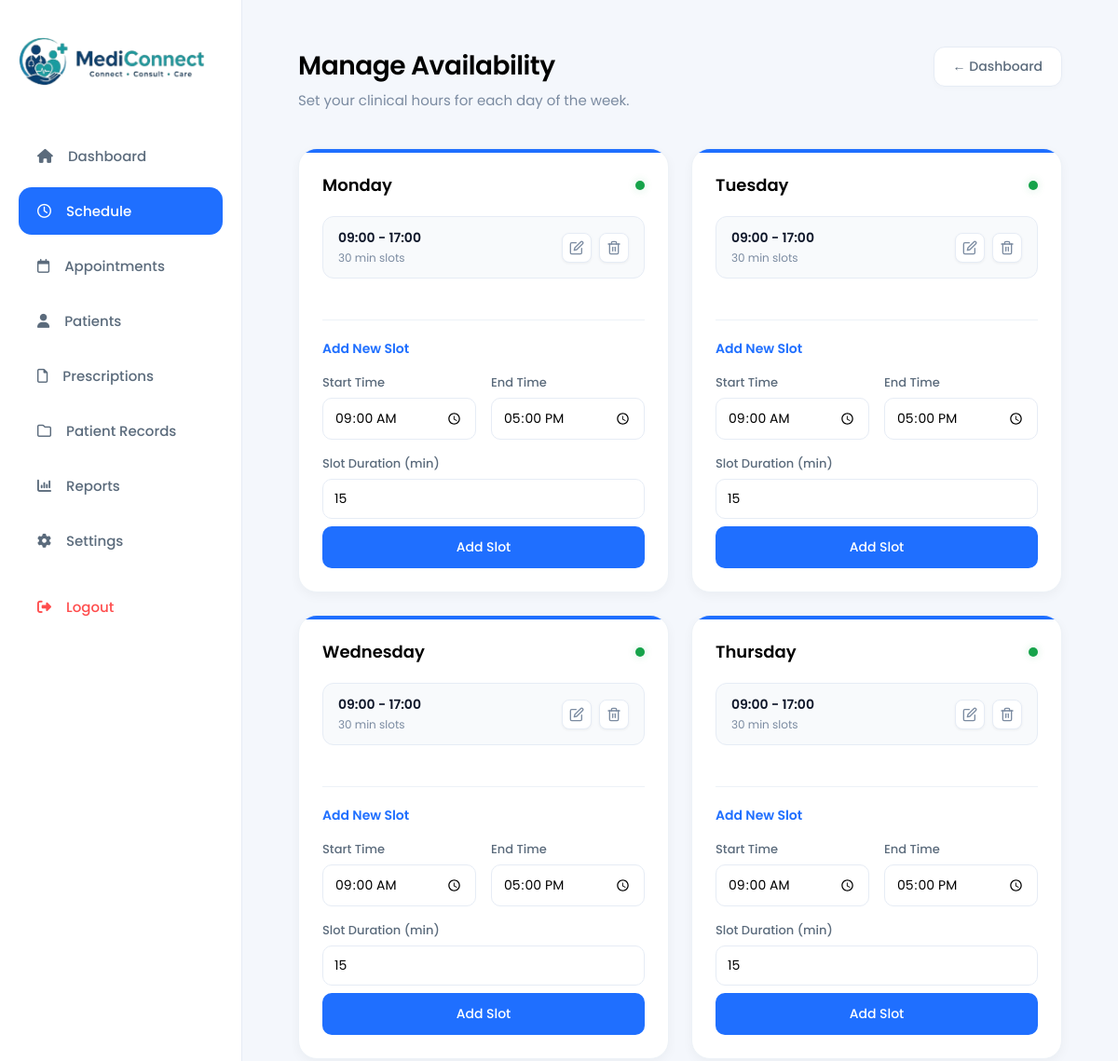
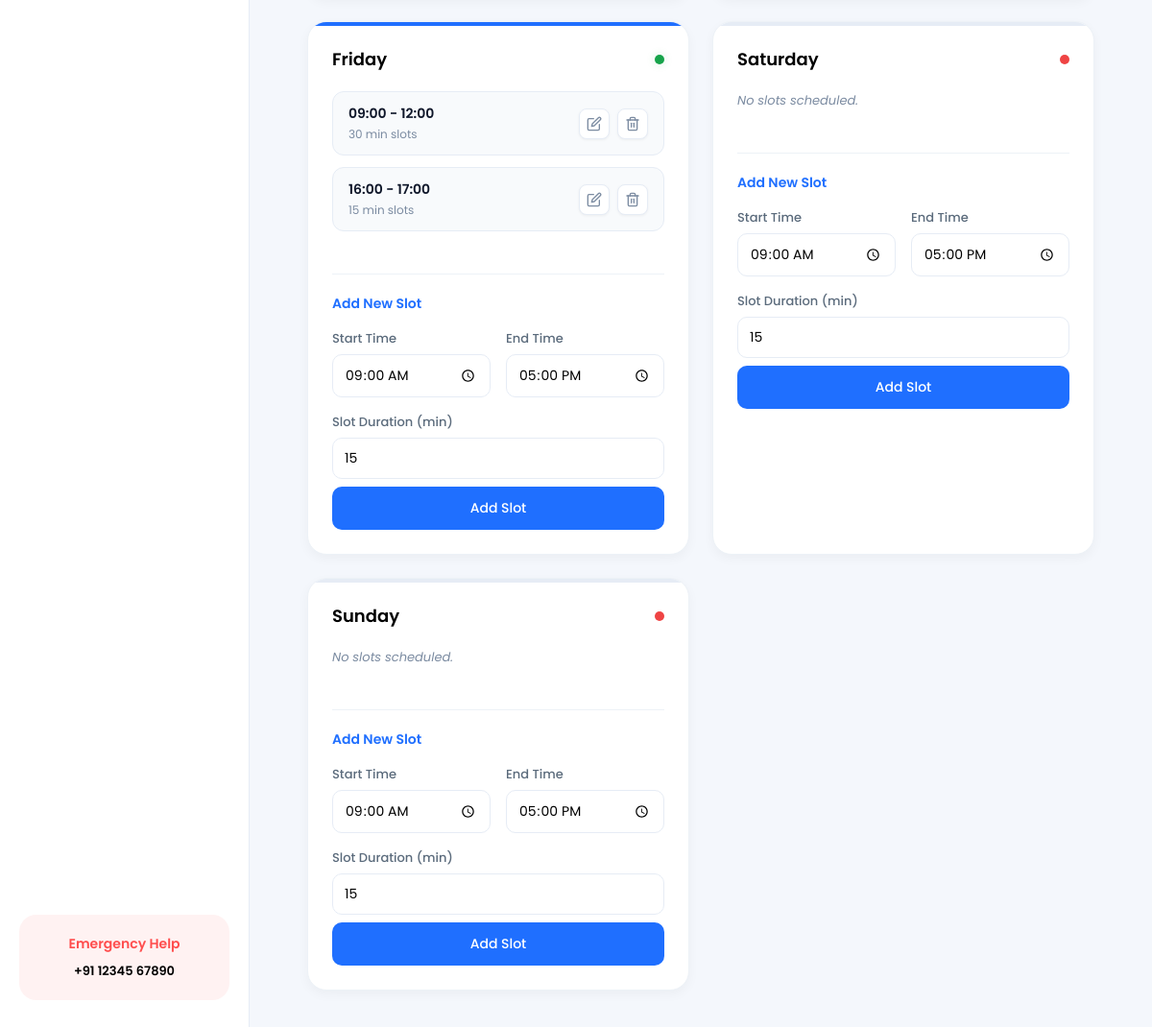
The app's page /accounts/doctor/availability/ (signed in) with its own data (2 pictures, top to bottom).
### accounts/models.py (models this page shows, shortened)
class DoctorAvailability(models.Model):
    WEEKDAYS = (
        (0, 'Monday'),
        (1, 'Tuesday'),
        (2, 'Wednesday'),
        (3, 'Thursday'),
        (4, 'Friday'),
        (5, 'Saturday'),
        (6, 'Sunday'),
    )
    doctor = models.ForeignKey(
        DoctorProfile,
        on_delete=models.CASCADE
    )
    weekday = models.IntegerField(choices=WEEKDAYS)
    start_time = models.TimeField()
    end_time = models.TimeField()
    slot_duration = models.IntegerField(
        default=15,
        help_text="Duration in minutes"
    )
    is_active = models.BooleanField(default=True)
    class Meta:
        constraints = [
            models.CheckConstraint(
                check=models.Q(
                    end_time__gt=models.F('start_time')
                ),
                name='availability_end_after_start'
            )
        ]

### accounts/views.py (the view, shortened to what this page needs)
# urls.py: path('doctor/availability/', views.manage_availability, name='manage_availability'),
@login_required
def manage_availability(request):
    if request.user.role != 'DOCTOR':
        messages.error(request, 'Access denied')
        return redirect('home')
    doctor = DoctorProfile.objects.get(user=request.user)
    availabilities = DoctorAvailability.objects.filter(doctor=doctor).order_by('weekday', 'start_time')
    avail_dict = {i: [] for i, _ in DoctorAvailability.WEEKDAYS}
    for a in availabilities:
        avail_dict[a.weekday].append(a)
    days_data = []
    for i, name in DoctorAvailability.WEEKDAYS:
        days_data.append({
            'id': i,
            'name': name,
            'slots': avail_dict.get(i, []),
            'has_data': len(avail_dict.get(i, [])) > 0
        })
    return render(request, 'accounts/manage_availability.html', {
        'doctor': doctor,
        'days_data': days_data
    })

### templates/accounts/manage_availability.html (shortened to what this page needs)
{% extends 'accounts/doctor_dashboard.html' %}
{% block doctor_main %}
<div class="schedule-container">
    <div class="schedule-header-section">
        <div class="schedule-header-text">
            <h1>Manage Availability</h1>
            <p>Set your clinical hours for each day of the week.</p>
        </div>
        <a href="{% url 'doctor_dashboard' %}" class="schedule-back-btn">← Dashboard</a>
    </div>
    <div class="schedule-calendar-grid">
        {% for day in days_data %}
        <div class="schedule-day-card {% if day.has_data %}has-data{% endif %}" id="day-card-{{ day.id }}">
            <div class="schedule-day-title">
                <h2>{{ day.name }}</h2>
                <div class="schedule-status-dot {% if day.has_data %}active{% endif %}"
                    title="{% if day.has_data %}Active{% else %}Inactive{% endif %}"></div>
            </div>
            <div class="schedule-slots-list">
                {% if day.slots %}
                {% for slot in day.slots %}
                <div class="schedule-slot-item" id="slot-{{ slot.id }}">
                    <div class="schedule-slot-info">
                        <span class="schedule-slot-time">{{ slot.start_time|time:"H:i" }} - {{ slot.end_time|time:"H:i" }}</span>
                        <span class="schedule-slot-duration">{{ slot.slot_duration }} min slots</span>
                    </div>
                    <div class="schedule-slot-actions">
                        <button type="button" class="schedule-action-btn"
                            onclick="editSlot('{{ day.id }}', '{{ slot.id }}', '{{ slot.start_time|time:'H:i' }}', '{{ slot.end_time|time:'H:i' }}', '{{ slot.slot_duration }}')"
                            title="Edit Slot">
                            <svg width="16" height="16" viewBox="0 0 24 24" fill="none" stroke="currentColor"
                                stroke-width="2" stroke-linecap="round" stroke-linejoin="round">
                                <path d="M11 4H4a2 2 0 0 0-2 2v14a2 2 0 0 0 2 2h14a2 2 0 0 0 2-2v-7"></path>
                                <path d="M18.5 2.5a2.121 2.121 0 0 1 3 3L12 15l-4 1 1-4 9.5-9.5z"></path>
                            </svg>
                        </button>
                        <form method="POST" style="display:inline;"
                            onsubmit="return confirm('Are you sure you want to delete this slot?')">
                            <button type="submit" class="schedule-action-btn delete" title="Delete Slot">
                            </button>
                        </form>
                    </div>
                </div>
                {% endfor %}
                {% else %}
                <p style="color: #7b8ba1; font-size: 13px; font-style: italic;">No slots scheduled.</p>
                {% endif %}
            </div>
            <div class="schedule-form-divider"></div>
            <form method="POST" id="form-{{ day.id }}">
                <div class="schedule-form-header">
                    <span id="form-title-{{ day.id }}">Add New Slot</span>
                </div>
                <div class="schedule-time-inputs">
                    <div class="schedule-form-group">
                        <label>Start Time</label>
                        <input type="time" name="start_time" id="start-time-{{ day.id }}" value="09:00" required>
                    </div>
                    <div class="schedule-form-group">
                        <label>End Time</label>
                        <input type="time" name="end_time" id="end-time-{{ day.id }}" value="17:00" required>
                    </div>
                </div>
                <div class="schedule-form-group">
                    <label>Slot Duration (min)</label>
                    <input type="number" name="slot_duration" id="duration-{{ day.id }}" value="15" min="5" max="120"
                        required>
                </div>
                <button type="submit" class="schedule-save-btn" id="submit-btn-{{ day.id }}">
                    Add Slot
                </button>
            </form>
        </div>
        {% endfor %}
    </div>
</div>
{% endblock %}

### templates/accounts/manage_availability.html (style rules this page uses)
.schedule-container { width: 100%; max-width: 1200px; margin: 0 auto; }
.schedule-header-section { margin-bottom: 40px; display: flex; justify-content: space-between; align-items: flex-start; }
.schedule-header-text h1 { font-size: 28px; font-weight: 600; letter-spacing: -0.5px; margin-bottom: 4px; color: #000; }
.schedule-header-text p { color: #7b8ba1; font-size: 15px; }
.schedule-back-btn { padding: 10px 20px; background: white; border: 1px solid #e6ecf5; border-radius: 12px; color: #5b6b7c; text-decoration: none; font-weight: 500; font-size: 14px; transition: all 0.2s; box-shadow: 0 2px 6px rgba(0,0,0,0.02); }
.schedule-calendar-grid { display: grid; grid-template-columns: repeat(auto-fill, minmax(320px, 1fr)); gap: 24px; }
.schedule-day-card { background: white; padding: 25px; border-radius: 20px; box-shadow: 0 4px 12px rgba(0, 0, 0, 0.04); position: relative; overflow: hidden; display: flex; flex-direction: column; border: 1px solid #edf2f7; }
.schedule-day-card::before { content: ''; position: absolute; top: 0; left: 0; width: 100%; height: 4px; background: #e6ecf5; transition: background 0.3s; }
.schedule-day-card.has-data::before { background: #1f6fff; }
.schedule-day-title { display: flex; justify-content: space-between; align-items: center; margin-bottom: 20px; }
.schedule-day-title h2 { font-size: 18px; font-weight: 600; color: #000; }
.schedule-status-dot { width: 10px; height: 10px; border-radius: 50%; background: #ef4444; transition: all 0.3s; }
.schedule-status-dot.active { background: #16a34a; box-shadow: 0 0 10px rgba(22, 163, 74, 0.2); }
.schedule-slots-list { margin-bottom: 24px; display: flex; flex-direction: column; gap: 12px; }
.schedule-slot-item { background: #f8fafc; padding: 12px 16px; border-radius: 12px; display: flex; justify-content: space-between; align-items: center; border: 1px solid #e6ecf5; transition: all 0.2s; }
.schedule-slot-info { display: flex; flex-direction: column; }
.schedule-slot-time { font-weight: 600; color: #0f172a; font-size: 14px; }
.schedule-slot-duration { font-size: 12px; color: #7b8ba1; margin-top: 2px; }
.schedule-slot-actions { display: flex; gap: 8px; }
.schedule-action-btn { background: white; border: 1px solid #e6ecf5; color: #7b8ba1; cursor: pointer; width: 32px; height: 32px; border-radius: 8px; display: flex; align-items: center; justify-content: center; transition: all 0.2s; box-shadow: 0 1px 3px rgba(0,0,0,0.05); }
.schedule-form-divider { height: 1px; background: #edf2f7; margin: 20px 0; }
.schedule-form-header { font-size: 14px; font-weight: 600; margin-bottom: 16px; color: #1f6fff; display: flex; justify-content: space-between; align-items: center; }
.schedule-time-inputs { display: grid; grid-template-columns: 1fr 1fr; gap: 16px; margin-bottom: 16px; }
.schedule-form-group { display: flex; flex-direction: column; gap: 6px; }
.schedule-form-group label { font-size: 13px; font-weight: 500; color: #5b6b7c; }
.schedule-form-group input { padding: 10px 12px; border: 1px solid #e6ecf5; border-radius: 10px; font-size: 14px; color: #000; outline: none; transition: border-color 0.2s; }
.schedule-save-btn { margin-top: 8px; font-size: 14px; font-weight: 500; padding: 12px; width: 100%; background: #1f6fff; color: white; border: none; border-radius: 10px; cursor: pointer; transition: background 0.2s; }

### templates/accounts/doctor_dashboard.html (style rules this page uses)
* { margin: 0; padding: 0; box-sizing: border-box; font-family: 'Poppins', sans-serif; }
body { background: #f4f7fc; color: #000000; }

### records on screen
DoctorAvailability: start_time "09:00", end_time "17:00", slot_duration "30"
DoctorAvailability: start_time "09:00", end_time "17:00", slot_duration "30"
DoctorAvailability: start_time "09:00", end_time "17:00", slot_duration "30"
DoctorAvailability: start_time "09:00", end_time "17:00", slot_duration "30"
DoctorAvailability: start_time "09:00", end_time "12:00", slot_duration "30"
DoctorAvailability: start_time "16:00", end_time "17:00", slot_duration "15"

### other values on screen
{{ day.name }} "Monday" "Tuesday" "Wednesday" "Thursday" "Friday" "Saturday" "Sunday"
